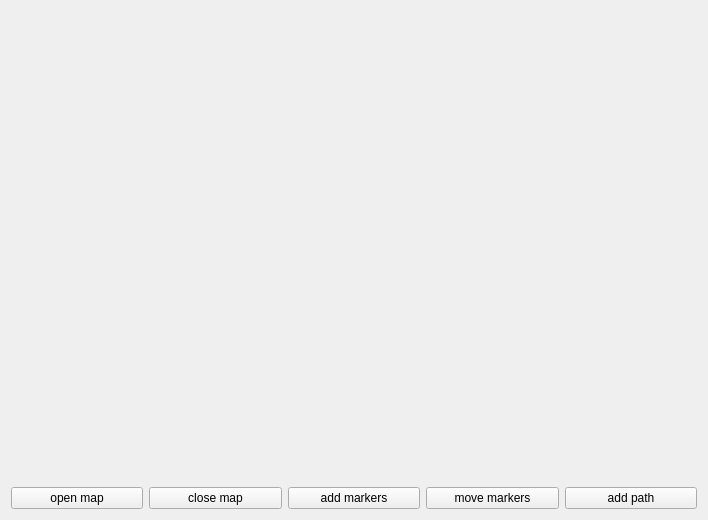
<?xml version="1.0" encoding="UTF-8"?>
<ui version="4.0">
 <class>TestCaptionAndTooltip</class>
 <widget class="QWidget" name="TestCaptionAndTooltip">
  <property name="geometry">
   <rect>
    <x>0</x>
    <y>0</y>
    <width>708</width>
    <height>520</height>
   </rect>
  </property>
  <property name="windowTitle">
   <string>Test caption and tooltip</string>
  </property>
  <layout class="QHBoxLayout" name="horizontalLayout">
   <item>
    <layout class="QVBoxLayout" name="verticalLayout_2">
     <item>
      <layout class="QHBoxLayout" name="horizontalLayout_2">
       <item>
        <widget class="PwGisWidget" name="pwgiswidget" native="true">
         <property name="sizePolicy">
          <sizepolicy hsizetype="Expanding" vsizetype="Expanding">
           <horstretch>0</horstretch>
           <verstretch>0</verstretch>
          </sizepolicy>
         </property>
        </widget>
       </item>
      </layout>
     </item>
     <item>
      <layout class="QHBoxLayout" name="horizontalLayout_3">
       <item>
        <widget class="QPushButton" name="btnOpenMap">
         <property name="text">
          <string>open map</string>
         </property>
        </widget>
       </item>
       <item>
        <widget class="QPushButton" name="btnCloseMap">
         <property name="text">
          <string>close map</string>
         </property>
        </widget>
       </item>
       <item>
        <widget class="QPushButton" name="btnAddMarkers">
         <property name="text">
          <string>add markers</string>
         </property>
        </widget>
       </item>
       <item>
        <widget class="QPushButton" name="btnMoveMarkers">
         <property name="text">
          <string>move markers</string>
         </property>
        </widget>
       </item>
       <item>
        <widget class="QPushButton" name="btnAddPath">
         <property name="text">
          <string>add path</string>
         </property>
        </widget>
       </item>
      </layout>
     </item>
    </layout>
   </item>
  </layout>
 </widget>
 <customwidgets>
  <customwidget>
   <class>PwGisWidget</class>
   <extends>QWidget</extends>
   <header location="global">PwGis/pwgiswidget.h</header>
   <container>1</container>
  </customwidget>
 </customwidgets>
 <resources/>
 <connections/>
</ui>
